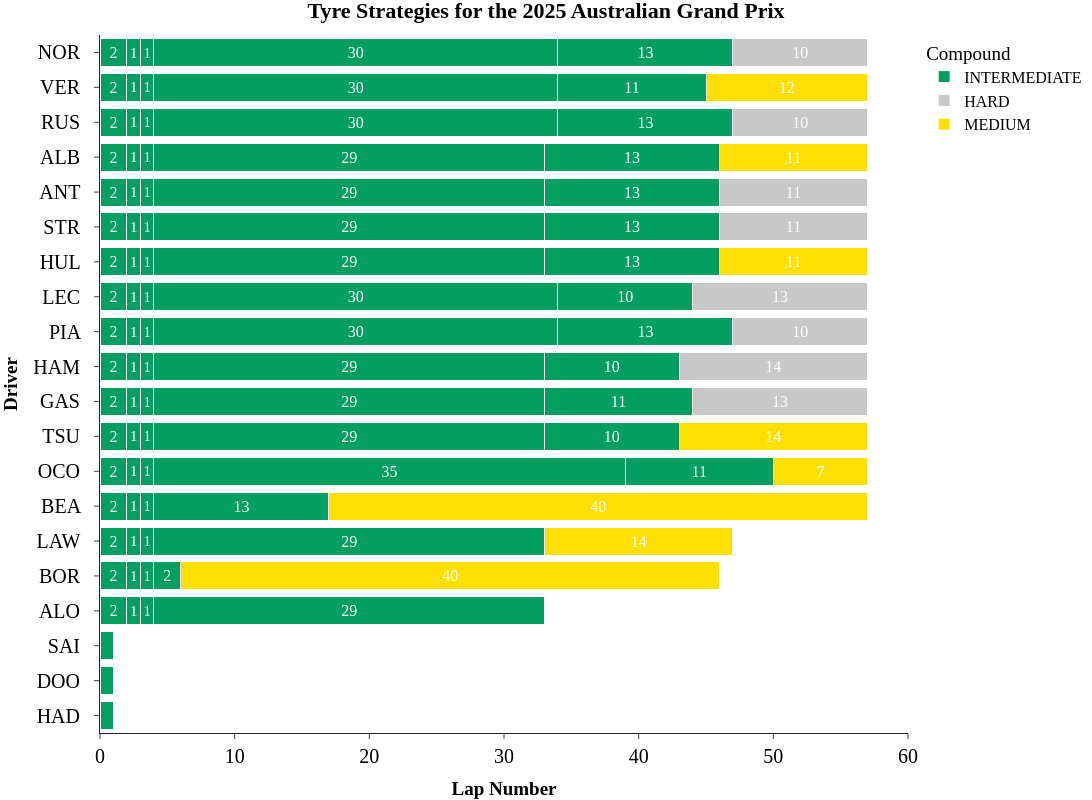

The notebook cell saved with this chart:
### Code cell
fig=px.bar(
    stint_with_pos,
    y="Driver",
    x='StintLength',
    text="StintLength",
    orientation='h',
    barmode='stack',
    color='Compound',
    template="simple_white",
    title="<b>Tyre Strategies for the {} {}</b>".format(year,gp),
    height=800, width=1200,
    hover_data=["Position","Stint","Compound"],
    category_orders={'Stint': ['1','2','3','4','5','6','7']},
    color_discrete_map={
                 "SOFT": "#F91536",
                 "MEDIUM": "#ffdf00 ",
                 "HARD":"#c8c8c8 ",
                 "INTERMEDIATE":"#009E60 ",
                 "WET":"#3671C6"
    }
)
fig.update_layout(
    yaxis = dict(tickfont = dict(size=20)),
    xaxis = dict(tickfont = dict(size=20)),
    xaxis_title="<b>Lap Number</b>",
    yaxis_title="<b>Driver</b>",
    title_x=0.5,
    font=dict(
        family="PT Sans Narrow",
        size=16,
        color="Black"
    ),
    title_font_family="PT Sans Narrow"
)

fig.update_layout(
        yaxis={'categoryorder':'total descending'},  
        hoverlabel=dict(
        bgcolor="Black",
        font_size=20,
        font_family="PT Sans Narrow",

    ),
    margin=dict(l=5, r=5, t=35, b=5),
    )

fig['layout']['yaxis']['autorange'] = "reversed"

fig.update_traces(marker_line_width=1, marker_line_color="WHITE", opacity=0.99, insidetextanchor="middle",textfont_color="White")

fig.update_yaxes(ticksuffix = "  ")


fig.show()

### Figure 1 — Plotly figure (JSON) as saved in the notebook; plotly's stock layout.template omitted (floating-point values rounded to 4 significant figures; data arrays with more than 128 entries replaced by an {"elided": "..."} marker saying what was removed)
{"data": [{"alignmentgroup": "True", "customdata": {"elided": "84x3 mixed values"}, "hovertemplate": "Compound=%{customdata[2]}<br>StintLength=%{text}<br>Driver=%{y}<br>Position=%{customdata[0]}<br>Stint=%{customdata[1]}<extra></extra>", "insidetextanchor": "middle", "legendgroup": "INTERMEDIATE", "marker": {"color": "#009E60 ", "line": {"color": "WHITE", "width": 1}, "pattern": {"shape": ""}}, "name": "INTERMEDIATE", "offsetgroup": "INTERMEDIATE", "opacity": 0.99, "orientation": "h", "showlegend": true, "text": [2, 2, 2, 2, 2, 2, 2, 2, 2, 2, 2, 2, 2, 2, 2, 2, 1, 1, 1, 1, 1, 1, 1, 1, 1, 1, 1, 1, 1, 1, 1, 1, 1, 1, 1, 1, 1, 1, 1, 1, 1, 1, 1, 1, 1, 1, 1, 2, 1, 1, 30, 30, 30, 29, 29, 29, 29, 30, 30, 29, 29, 29, 35, 1, 29, 1, 1, 1, 13, 11, 13, 13, 13, 13, 13, 10, 13, 10, 11, 10, 11, 29, 13, 2], "textfont": {"color": "White"}, "textposition": "auto", "type": "bar", "x": [2, 2, 2, 2, 2, 2, 2, 2, 2, 2, 2, 2, 2, 2, 2, 2, 1, 1, 1, 1, 1, 1, 1, 1, 1, 1, 1, 1, 1, 1, 1, 1, 1, 1, 1, 1, 1, 1, 1, 1, 1, 1, 1, 1, 1, 1, 1, 2, 1, 1, 30, 30, 30, 29, 29, 29, 29, 30, 30, 29, 29, 29, 35, 1, 29, 1, 1, 1, 13, 11, 13, 13, 13, 13, 13, 10, 13, 10, 11, 10, 11, 29, 13, 2], "xaxis": "x", "y": ["NOR", "VER", "RUS", "ALB", "ANT", "STR", "HUL", "LEC", "PIA", "HAM", "GAS", "TSU", "OCO", "BEA", "BOR", "ALO", "SAI", "DOO", "HAD", "NOR", "VER", "RUS", "ALB", "ANT", "STR", "HUL", "LEC", "PIA", "HAM", "GAS", "TSU", "OCO", "ALO", "NOR", "VER", "RUS", "ALB", "ANT", "STR", "HUL", "LEC", "PIA", "HAM", "GAS", "TSU", "OCO", "BEA", "LAW", "BOR", "ALO", "NOR", "VER", "RUS", "ALB", "ANT", "STR", "HUL", "LEC", "PIA", "HAM", "GAS", "TSU", "OCO", "LAW", "ALO", "BEA", "LAW", "BOR", "NOR", "VER", "RUS", "ALB", "ANT", "STR", "HUL", "LEC", "PIA", "HAM", "GAS", "TSU", "OCO", "LAW", "BEA", "BOR"], "yaxis": "y"}, {"alignmentgroup": "True", "customdata": [[1, "5", "HARD"], [3, "5", "HARD"], [5, "5", "HARD"], [6, "5", "HARD"], [8, "5", "HARD"], [9, "5", "HARD"], [10, "5", "HARD"], [11, "5", "HARD"]], "hovertemplate": "Compound=%{customdata[2]}<br>StintLength=%{text}<br>Driver=%{y}<br>Position=%{customdata[0]}<br>Stint=%{customdata[1]}<extra></extra>", "insidetextanchor": "middle", "legendgroup": "HARD", "marker": {"color": "#c8c8c8 ", "line": {"color": "WHITE", "width": 1}, "pattern": {"shape": ""}}, "name": "HARD", "offsetgroup": "HARD", "opacity": 0.99, "orientation": "h", "showlegend": true, "text": [10, 10, 11, 11, 13, 10, 14, 13], "textfont": {"color": "White"}, "textposition": "auto", "type": "bar", "x": [10, 10, 11, 11, 13, 10, 14, 13], "xaxis": "x", "y": ["NOR", "RUS", "ANT", "STR", "LEC", "PIA", "HAM", "GAS"], "yaxis": "y"}, {"alignmentgroup": "True", "customdata": [[2, "5", "MEDIUM"], [4, "5", "MEDIUM"], [7, "5", "MEDIUM"], [12, "5", "MEDIUM"], [13, "5", "MEDIUM"], [14, "6", "MEDIUM"], [16, "6", "MEDIUM"], [15, "7", "MEDIUM"]], "hovertemplate": "Compound=%{customdata[2]}<br>StintLength=%{text}<br>Driver=%{y}<br>Position=%{customdata[0]}<br>Stint=%{customdata[1]}<extra></extra>", "insidetextanchor": "middle", "legendgroup": "MEDIUM", "marker": {"color": "#ffdf00 ", "line": {"color": "WHITE", "width": 1}, "pattern": {"shape": ""}}, "name": "MEDIUM", "offsetgroup": "MEDIUM", "opacity": 0.99, "orientation": "h", "showlegend": true, "text": [12, 11, 11, 14, 7, 40, 40, 14], "textfont": {"color": "White"}, "textposition": "auto", "type": "bar", "x": [12, 11, 11, 14, 7, 40, 40, 14], "xaxis": "x", "y": ["VER", "ALB", "HUL", "TSU", "OCO", "BEA", "BOR", "LAW"], "yaxis": "y"}], "layout": {"barmode": "stack", "font": {"color": "Black", "family": "PT Sans Narrow", "size": 16}, "height": 800, "hoverlabel": {"bgcolor": "Black", "font": {"family": "PT Sans Narrow", "size": 20}}, "legend": {"title": {"text": "Compound"}, "tracegroupgap": 0}, "margin": {"b": 5, "l": 5, "r": 5, "t": 35}, "title": {"font": {"family": "PT Sans Narrow"}, "text": "<b>Tyre Strategies for the 2025 Australian Grand Prix</b>", "x": 0.5}, "width": 1200, "xaxis": {"anchor": "y", "domain": [0, 1], "tickfont": {"size": 20}, "title": {"text": "<b>Lap Number</b>"}}, "yaxis": {"anchor": "x", "autorange": "reversed", "categoryorder": "total descending", "domain": [0, 1], "tickfont": {"size": 20}, "ticksuffix": "  ", "title": {"text": "<b>Driver</b>"}}}}
